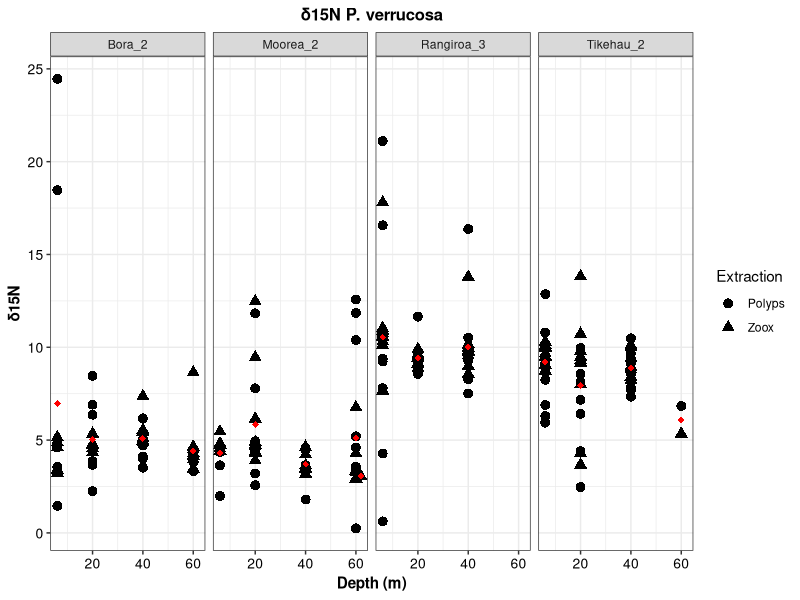
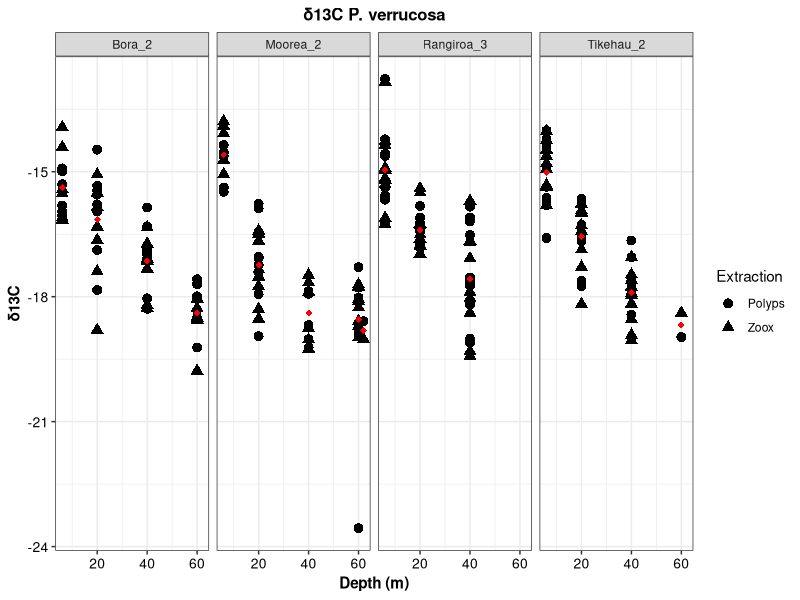
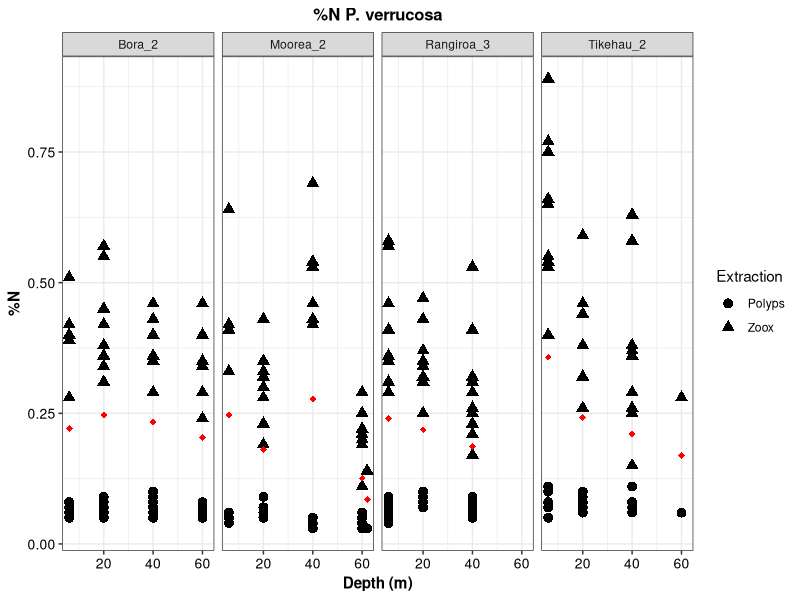
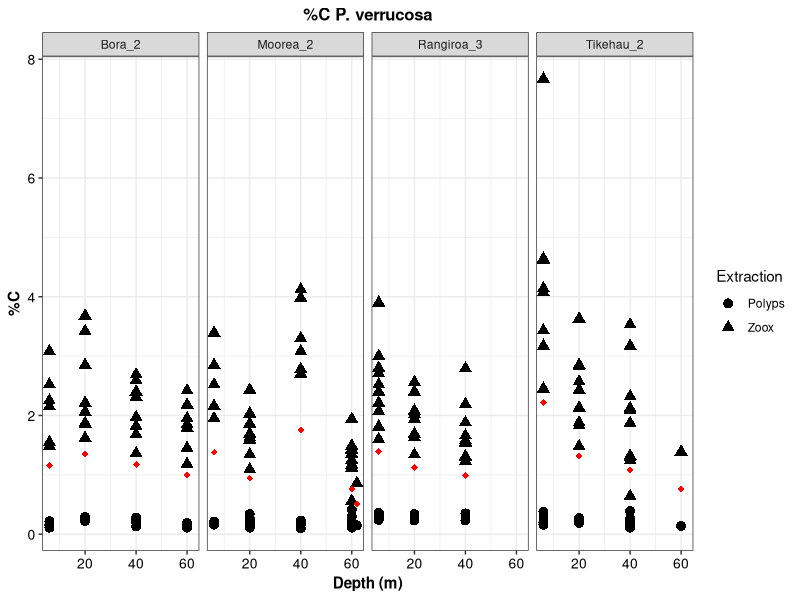
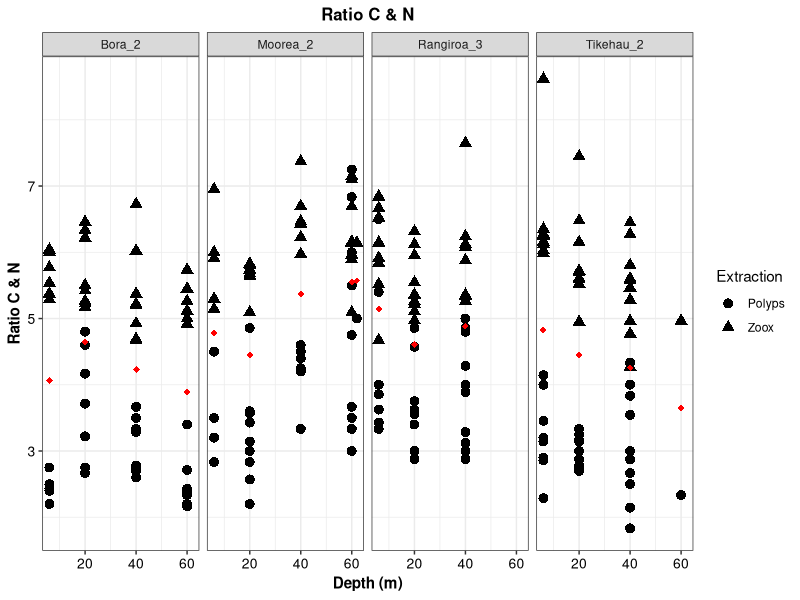
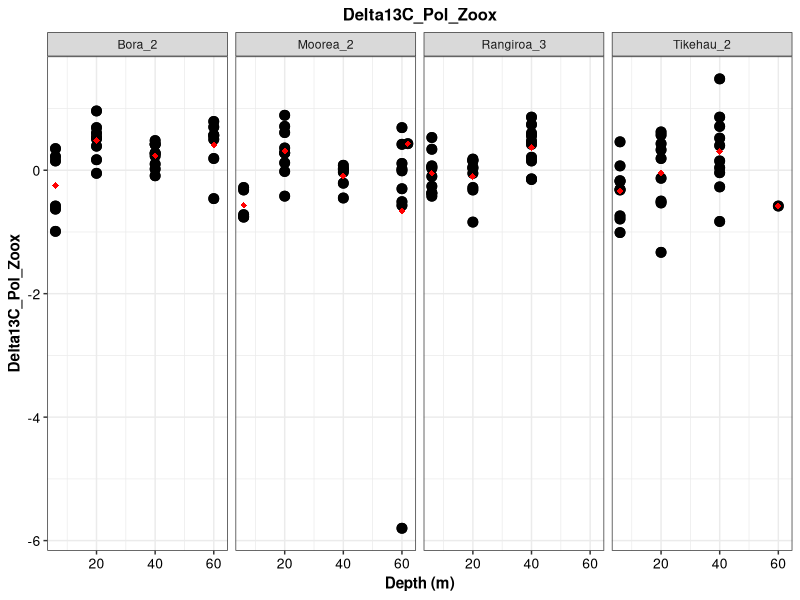
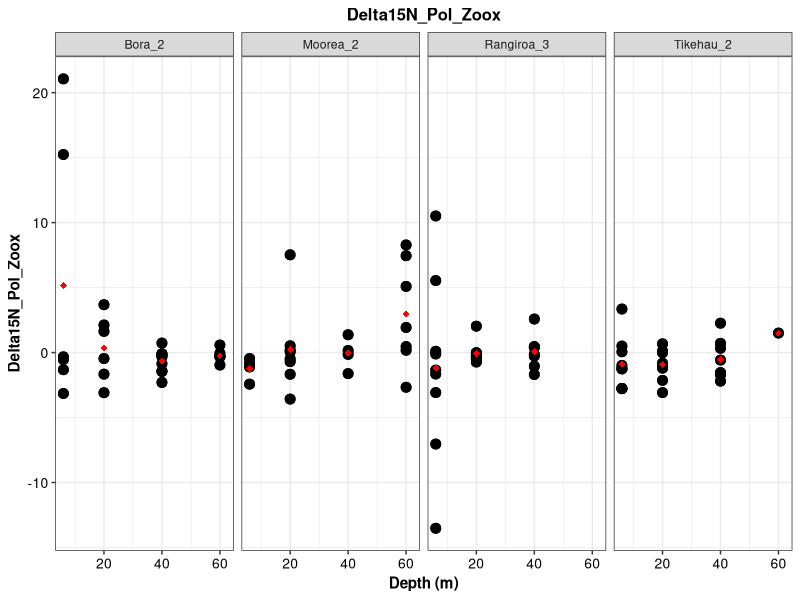
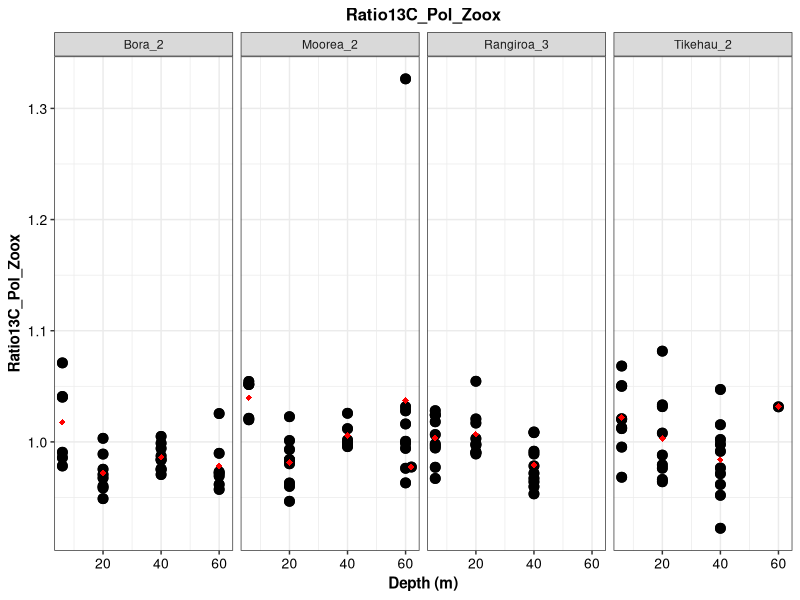

Generate these figures, in order, with R: (Note: this script raises an error after producing the figures.)
# Script for opening the data and cleaning before analysis with Scripts: "Script_Pocillopora_Siber_Hotelling.R" and "Script_Pachyseris_Siber_Hotelling.R"

# Install necessary packages
require (ggplot2)
require (dplyr)
require (plyr)
require (tidyverse)

# Clean workspace
rm (list=ls())

### AAA Read Me
# Across the Manuscript codes and data:
# Host == Polyps
# Zoox == Symbionts
# In the Manuscript they are finally displayed as "Host" and "Symbionts"



# To be aware of: there are some outliers! - In orange in the excel file "Isotopes_runall_cleaned.xlsx"
# Open datatable 
Isotopes <- read.csv ("Data_Codes/Isotopes/Isotopes_runall_cleaned.csv", header = T, dec = ",", sep = ";") # With data cleaned. No negative and > 30  (δ15N)

# Replace -P and -Z by Polyps and Zoox. Separate them. 
Isotopes$Sample.ID <- gsub("-P", "-Polyps", Isotopes$Sample.ID)
Isotopes$Sample.ID <- gsub("-Z", "-Zoox", Isotopes$Sample.ID)


# Separate 
Isotopes <- separate(Isotopes, col = Sample.ID, into = c("ID_LAB","Extraction"), sep = "-")


# Combine dataframes to get information on site and depth for all Id_Labs
physio <- read.csv(file = "Data_Codes/Photoautotrophy/Physio_Export_CSV_02032020.csv", header = T, dec = ".", sep = ";")


colnames (physio) <- c("ID_LAB", "Species", "Island_Site", "Depth", "Zoox", "Chl_A", "Chl_C2")
names (physio)
physio <- subset(physio, select=-c(Zoox, Chl_A, Chl_C2))

# Combine dataframes 
Isotopes <- merge (Isotopes, physio, by = "ID_LAB")


# Add the surfaces and volumes into the database - necessary to correct the rawData values. 
surfaces_volumes <- read.csv(file = "Data_Codes/Isotopes/Isotopes_surfaces_volumes.csv", header = T, dec = ".", sep = ";")

# Change order of columns 
Isotopes <- Isotopes[c("ID_LAB", "Species", "Island_Site", "Depth" , "Extraction", "Weight..mg.","N2.Amp","X.N","δ15N.vs..At..Air","CO2.Amp","X.C","δ13C.vs..VPDB")]
# Change name of columns 
colnames (Isotopes) <- c("ID_LAB", "Species", "Island_Site", "Depth" , "Extraction", "Weight.(mg)","N2.Amp","N","δ15N","CO2.Amp","C","δ13C")



# Check database
# str (Isotopes)
quan.var <- c("Weight.(mg)","N2.Amp","N","δ15N","CO2.Amp","C","δ13C")
Isotopes [quan.var] <- sapply (Isotopes [quan.var], as.numeric)

# Need to measure the ratio of C/N
Isotopes$Ratio_C_N <- Isotopes$C / Isotopes$N

# Measure the deltas that Heloise call: Host - "I understand Polyps  and Zoox - " I understand symbionts"
df <- Isotopes


Deltas <- data.frame ()
for (i in unique (df$ID_LAB)) {
  ID_LAB <- unique (df$ID_LAB)
  Delta13C_Pol_Zoox  <-  df$δ13C[df$Extraction=="Polyps"] - df$δ13C[df$Extraction=="Zoox"]
  Delta15N_Pol_Zoox  <-  df$δ15N[df$Extraction=="Polyps"] - df$δ15N[df$Extraction=="Zoox"]
  Deltas <- cbind (ID_LAB,Delta13C_Pol_Zoox,Delta15N_Pol_Zoox)
}

Deltas <- as.data.frame (Deltas)
# As numeric variables
quan.var <- c("Delta13C_Pol_Zoox", "Delta15N_Pol_Zoox")
Deltas [quan.var] <- sapply (Deltas [quan.var], as.numeric)


# Merge dataframes
Isotopes <- merge (Isotopes, Deltas, by = "ID_LAB")


# Measure the ratios of Polyps/Zoox for each C and N
df <- Isotopes

Ratios <- data.frame ()
for (i in unique (df$ID_LAB)) {
  ID_LAB <- unique (df$ID_LAB)
  Ratio13C_Pol_Zoox  <-  df$δ13C[df$Extraction=="Polyps"] / df$δ13C[df$Extraction=="Zoox"]
  Ratio15N_Pol_Zoox  <-  df$δ15N[df$Extraction=="Polyps"] / df$δ15N[df$Extraction=="Zoox"]
  Ratios <- cbind (ID_LAB,Ratio13C_Pol_Zoox,Ratio15N_Pol_Zoox)
}

Ratios <- as.data.frame (Ratios)
# As numeric variables
quan.var <- c("Ratio13C_Pol_Zoox", "Ratio15N_Pol_Zoox")
Ratios [quan.var] <- sapply (Ratios [quan.var], as.numeric)


# Merge dataframes
Isotopes <- merge (Isotopes, Ratios, by = "ID_LAB")



# Separate between Pocillopora and Pachyseris
Isotopes_Pocillopora <- filter (Isotopes, Species == "Pocillopora verrucosa")
summary (as.factor(Isotopes_Pocillopora$Depth))

Isotopes_Pachyseris <- filter (Isotopes, Species == "Pachyseris speciosa")
summary (as.factor(Isotopes_Pachyseris$Depth))






# Quick plots 

##### Pocillopora #######

# Separatting Polyps and Zoox
ggplot(Isotopes_Pocillopora, aes(x=Depth, y=δ15N, shape = Extraction)) +
  geom_point(size = 3) + facet_grid(cols = vars(Island_Site)) + stat_summary(fun=mean, geom="point", shape=18, color="red", size=2) + 
  theme_bw() + ggtitle("δ15N P. verrucosa") + ylab ("δ15N") + xlab ("Depth (m)") +
  theme(plot.title = element_text(hjust=0.5, size=12, face="bold"),
        axis.text = element_text(size=10, colour="black"),
        axis.title = element_text(size=11, face="bold", colour="black")) 

ggplot(Isotopes_Pocillopora, aes(x=Depth, y=δ13C, shape = Extraction)) +
  geom_point(size = 3) + facet_grid(cols = vars(Island_Site)) + stat_summary(fun=mean, geom="point", shape=18, color="red", size=2) + 
  theme_bw() + ggtitle("δ13C P. verrucosa") + ylab ("δ13C") + xlab ("Depth (m)") +
  theme(plot.title = element_text(hjust=0.5, size=12, face="bold"),
        axis.text = element_text(size=10, colour="black"),
        axis.title = element_text(size=11, face="bold", colour="black"))


# % of Nitrogen and Carbon
ggplot(Isotopes_Pocillopora, aes(x=Depth, y= N, shape = Extraction)) +
  geom_point(size = 3) + facet_grid(cols = vars(Island_Site)) + 
  stat_summary(fun=mean, geom="point", shape=18, color="red", size=2) + 
  theme_bw() + ggtitle("%N P. verrucosa") + ylab ("%N") + xlab ("Depth (m)") +
  theme(plot.title = element_text(hjust=0.5, size=12, face="bold"),
        axis.text = element_text(size=10, colour="black"),
        axis.title = element_text(size=11, face="bold", colour="black"))

ggplot(Isotopes_Pocillopora, aes(x=Depth, y= C, shape = Extraction)) +
  geom_point(size = 3) + facet_grid(cols = vars(Island_Site)) + 
  stat_summary(fun=mean, geom="point", shape=18, color="red", size=2) + 
  theme_bw() + ggtitle("%C P. verrucosa") + ylab ("%C") + xlab ("Depth (m)") +
  theme(plot.title = element_text(hjust=0.5, size=12, face="bold"),
        axis.text = element_text(size=10, colour="black"),
        axis.title = element_text(size=11, face="bold", colour="black"))

# Ratio C:N
ggplot(Isotopes_Pocillopora, aes(x=Depth, y= Ratio_C_N, shape = Extraction)) +
  geom_point(size = 3) + facet_grid(cols = vars(Island_Site)) + 
  stat_summary(fun=mean, geom="point", shape=18, color="red", size=2) + 
  theme_bw() + ggtitle("Ratio C & N") + ylab ("Ratio C & N") + xlab ("Depth (m)") +
  theme(plot.title = element_text(hjust=0.5, size=12, face="bold"),
        axis.text = element_text(size=10, colour="black"),
        axis.title = element_text(size=11, face="bold", colour="black"))

# Delta 13C and Delta 15N / It does not change according to extraction
ggplot(Isotopes_Pocillopora, aes(x=Depth, y= Delta13C_Pol_Zoox)) +
  geom_point(size = 3) + facet_grid(cols = vars(Island_Site)) + 
  stat_summary(fun=mean, geom="point", shape=18, color="red", size=2) + 
  theme_bw() + ggtitle("Delta13C_Pol_Zoox") + ylab ("Delta13C_Pol_Zoox") + xlab ("Depth (m)") +
  theme(plot.title = element_text(hjust=0.5, size=12, face="bold"),
        axis.text = element_text(size=10, colour="black"),
        axis.title = element_text(size=11, face="bold", colour="black"))

ggplot(Isotopes_Pocillopora, aes(x=Depth, y= Delta15N_Pol_Zoox)) +
  geom_point(size = 3) + facet_grid(cols = vars(Island_Site)) + 
  stat_summary(fun=mean, geom="point", shape=18, color="red", size=2) + 
  theme_bw() + ggtitle("Delta15N_Pol_Zoox") + ylab ("Delta15N_Pol_Zoox") + xlab ("Depth (m)") +
  theme(plot.title = element_text(hjust=0.5, size=12, face="bold"),
        axis.text = element_text(size=10, colour="black"),
        axis.title = element_text(size=11, face="bold", colour="black"))

# Ratios 13C and Ratio 15N (Polyps/Zoox)
ggplot(Isotopes_Pocillopora, aes(x=Depth, y= Ratio13C_Pol_Zoox)) +
  geom_point(size = 3) + facet_grid(cols = vars(Island_Site)) + 
  stat_summary(fun=mean, geom="point", shape=18, color="red", size=2) + 
  theme_bw() + ggtitle("Ratio13C_Pol_Zoox") + ylab ("Ratio13C_Pol_Zoox") + xlab ("Depth (m)") +
  theme(plot.title = element_text(hjust=0.5, size=12, face="bold"),
        axis.text = element_text(size=10, colour="black"),
        axis.title = element_text(size=11, face="bold", colour="black"))

ggplot(Isotopes_Pocillopora, aes(x=Depth, y= Ratio15N_Pol_Zoox)) +
  geom_point(size = 3) + facet_grid(cols = vars(Island_Site)) + 
  stat_summary(fun=mean, geom="point", shape=18, color="red", size=2) + 
  theme_bw() + ggtitle("Ratio15N_Pol_Zoox") + ylab ("Ratio15N_Pol_Zoox") + xlab ("Depth (m)") +
  theme(plot.title = element_text(hjust=0.5, size=12, face="bold"),
        axis.text = element_text(size=10, colour="black"),
        axis.title = element_text(size=11, face="bold", colour="black"))


# Both Isotopes in the same graph (I can delete the ratio if I want) 
forms <- c("Polyps"=15,"Zoox"=17)
colV <- c("Carbon"="green","Nitrogen"="blue", "Ratio_C_N" = "black")
# In the same graph

ggplot(Isotopes_Pocillopora, aes(x = Depth,  shape = Extraction)) +
  geom_point(aes(y = C, color = "Carbon"), size = 1.5) +
  geom_point(aes(y = N, color = "Nitrogen"), size = 1.5) +
  geom_point(aes(y = Ratio_C_N, color = "Ratio_C_N"), size = 1.5) +
  scale_color_manual(values = colV) +
  labs(x = "Depth",y = "(%)",color = "Legend") +
  theme(plot.title = element_text(hjust=0.5, size=12, face="bold"),
        axis.text = element_text(size=10, colour="black"),
        axis.title = element_text(size=11, face="bold", colour="black")) 

# Both Isotopes deltas
forms <- c("Polyps"=15,"Zoox"=17)
colV <- c("Carbon"="green","Nitrogen"="blue")
# In the same graph

ggplot(Isotopes_Pocillopora, aes(x = Depth,  shape = Extraction)) +
  geom_point(aes(y = δ13C, color = "Carbon"), size = 1.5) +
  geom_point(aes(y = δ15N, color = "Nitrogen"), size = 1.5) +
  scale_color_manual(values = colV) +
  labs(x = "Depth",y = " δ (%)",color = "Legend") +
  theme(plot.title = element_text(hjust=0.5, size=12, face="bold"),
        axis.text = element_text(size=10, colour="black"),
        axis.title = element_text(size=11, face="bold", colour="black")) 


# Plot with the points and deviations - Measure the mean and deviations for each (site depth and extraction)

# I have a serious doubt of how I should consider the site variability here...

# The best to avoid problems with the NA is to remove the rows
Isotopes_Pocillopora <- na.omit (Isotopes_Pocillopora)

Isotopes_Pocillopora_mean <- ddply(Isotopes_Pocillopora, ~ Island_Site + Depth + Extraction , function(x){c(Mean_δ13C = mean(x$δ13C), Sd_δ13C = sd(x$δ13C), Se_δ13C = sd(x$δ13C) / sqrt(length(x$δ13C)), 
                                                                                                          Mean_δ15N = mean(x$δ15N), Sd_δ15N = sd(x$δ15N), Se_δ15N = sd(x$δ15N) / sqrt(length(x$δ15N))) })

forms <- c("Polyps"=0,"Zoox"=1)
ggplot(Isotopes_Pocillopora_mean, aes(x = Mean_δ13C,  y = Mean_δ15N, shape = Extraction, colour = as.factor (Depth))) +
  geom_point(size = 3.5) +  
  geom_errorbar(aes(ymin=Mean_δ15N-Se_δ15N, ymax=Mean_δ15N+Se_δ15N), width=.2,position=position_dodge(0.05)) +
  geom_errorbar(aes(xmin=Mean_δ13C-Se_δ13C, xmax=Mean_δ13C+Se_δ13C), width=.2,position=position_dodge(0.05)) +
  facet_grid(~Island_Site) +
  scale_shape_manual(values = forms) +
  labs(x = "δ13C",y = "δ15N") +
  theme(plot.title = element_text(hjust=0.5, size=12, face="bold"),
        axis.text = element_text(size=10, colour="black"),
        axis.title = element_text(size=11, face="bold", colour="black")) 
  

# The interpretation is: More distance between the polyps and the zoox, more heterotrophy!

##### Pocillopora #######



##### Pachyseris #######
# Separatting Polyps and Zoox
ggplot(Isotopes_Pachyseris, aes(x=Depth, y=δ15N, shape = Extraction)) +
  geom_point(size = 3) + facet_grid(cols = vars(Island_Site)) + stat_summary(fun=mean, geom="point", shape=18, color="red", size=2) + 
  theme_bw() + ggtitle("δ15N P. speciosa") + ylab ("δ15N") + xlab ("Depth (m)") +
  theme(plot.title = element_text(hjust=0.5, size=12, face="bold"),
        axis.text = element_text(size=10, colour="black"),
        axis.title = element_text(size=11, face="bold", colour="black")) 

ggplot(Isotopes_Pachyseris, aes(x=Depth, y=δ13C, shape = Extraction)) +
  geom_point(size = 3) + facet_grid(cols = vars(Island_Site)) + stat_summary(fun=mean, geom="point", shape=18, color="red", size=2) + 
  theme_bw() + ggtitle("δ13C P. speciosa") + ylab ("δ13C") + xlab ("Depth (m)") +
  theme(plot.title = element_text(hjust=0.5, size=12, face="bold"),
        axis.text = element_text(size=10, colour="black"),
        axis.title = element_text(size=11, face="bold", colour="black"))


# % of Nitrogen and Carbon
ggplot(Isotopes_Pachyseris, aes(x=Depth, y= N, shape = Extraction)) +
  geom_point(size = 3) + facet_grid(cols = vars(Island_Site)) + 
  stat_summary(fun=mean, geom="point", shape=18, color="red", size=2) + 
  theme_bw() + ggtitle("%N P. speciosa") + ylab ("%N") + xlab ("Depth (m)") +
  theme(plot.title = element_text(hjust=0.5, size=12, face="bold"),
        axis.text = element_text(size=10, colour="black"),
        axis.title = element_text(size=11, face="bold", colour="black"))

ggplot(Isotopes_Pachyseris, aes(x=Depth, y= C, shape = Extraction)) +
  geom_point(size = 3) + facet_grid(cols = vars(Island_Site)) + 
  stat_summary(fun=mean, geom="point", shape=18, color="red", size=2) + 
  theme_bw() + ggtitle("%C P. speciosa") + ylab ("%C") + xlab ("Depth (m)") +
  theme(plot.title = element_text(hjust=0.5, size=12, face="bold"),
        axis.text = element_text(size=10, colour="black"),
        axis.title = element_text(size=11, face="bold", colour="black"))

# Ratio C:N
ggplot(Isotopes_Pachyseris, aes(x=Depth, y= Ratio_C_N, shape = Extraction)) +
  geom_point(size = 3) + facet_grid(cols = vars(Island_Site)) + 
  stat_summary(fun=mean, geom="point", shape=18, color="red", size=2) + 
  theme_bw() + ggtitle("Ratio C & N") + ylab ("Ratio C & N") + xlab ("Depth (m)") +
  theme(plot.title = element_text(hjust=0.5, size=12, face="bold"),
        axis.text = element_text(size=10, colour="black"),
        axis.title = element_text(size=11, face="bold", colour="black"))

# Delta 13C and Delta 15N / It does not change according to extraction
ggplot(Isotopes_Pachyseris, aes(x=Depth, y= Delta13C_Pol_Zoox)) +
  geom_point(size = 3) + facet_grid(cols = vars(Island_Site)) + 
  stat_summary(fun=mean, geom="point", shape=18, color="red", size=2) + 
  theme_bw() + ggtitle("Delta13C_Pol_Zoox") + ylab ("Delta13C_Pol_Zoox") + xlab ("Depth (m)") +
  theme(plot.title = element_text(hjust=0.5, size=12, face="bold"),
        axis.text = element_text(size=10, colour="black"),
        axis.title = element_text(size=11, face="bold", colour="black"))

ggplot(Isotopes_Pachyseris, aes(x=Depth, y= Delta15N_Pol_Zoox)) +
  geom_point(size = 3) + facet_grid(cols = vars(Island_Site)) + 
  stat_summary(fun=mean, geom="point", shape=18, color="red", size=2) + 
  theme_bw() + ggtitle("Delta15N_Pol_Zoox") + ylab ("Delta15N_Pol_Zoox") + xlab ("Depth (m)") +
  theme(plot.title = element_text(hjust=0.5, size=12, face="bold"),
        axis.text = element_text(size=10, colour="black"),
        axis.title = element_text(size=11, face="bold", colour="black"))


# Both Isotopes in the same graph (I can delete the ratio if I want) 
forms <- c("Polyps"=15,"Zoox"=17)
colV <- c("Carbon"="green","Nitrogen"="blue", "Ratio_C_N" = "black")
# In the same graph

ggplot(Isotopes_Pachyseris, aes(x = Depth,  shape = Extraction)) +
  geom_point(aes(y = C, color = "Carbon"), size = 1.5) +
  geom_point(aes(y = N, color = "Nitrogen"), size = 1.5) +
  geom_point(aes(y = Ratio_C_N, color = "Ratio_C_N"), size = 1.5) +
  scale_color_manual(values = colV) +
  labs(x = "Depth",
       y = "(%)",
       color = "Legend") +
  theme(plot.title = element_text(hjust=0.5, size=12, face="bold"),
        axis.text = element_text(size=10, colour="black"),
        axis.title = element_text(size=11, face="bold", colour="black")) 

# Both Isotopes deltas
forms <- c("Polyps"=15,"Zoox"=17)
colV <- c("Carbon"="green","Nitrogen"="blue")
# In the same graph

ggplot(Isotopes_Pachyseris, aes(x = Depth,  shape = Extraction)) +
  geom_point(aes(y = δ13C, color = "Carbon"), size = 1.5) +
  geom_point(aes(y = δ15N, color = "Nitrogen"), size = 1.5) +
  scale_color_manual(values = colV) +
  labs(x = "Depth",
       y = " δ (%)",
       color = "Legend") +
  theme(plot.title = element_text(hjust=0.5, size=12, face="bold"),
        axis.text = element_text(size=10, colour="black"),
        axis.title = element_text(size=11, face="bold", colour="black")) 


# Plot with the points and deviations - Measure the mean and deviations for each (site depth and extraction)

# I have a serious doubt of how I should consider the site variability here... (in the same plot it does not work!)

# The best to avoid problems with the NA is to remove the rows
Isotopes_Pachyseris <- na.omit (Isotopes_Pachyseris)

Isotopes_Pachyseris_mean <- ddply(Isotopes_Pachyseris, ~ Island_Site + Depth + Extraction , function(x){c(Mean_δ13C = mean(x$δ13C), Sd_δ13C = sd(x$δ13C), Se_δ13C = sd(x$δ13C) / sqrt(length(x$δ13C)), 
                                                                                                          Mean_δ15N = mean(x$δ15N), Sd_δ15N = sd(x$δ15N), Se_δ15N = sd(x$δ15N) / sqrt(length(x$δ15N))) })

forms <- c("Polyps"=0,"Zoox"=1)
ggplot(Isotopes_Pachyseris_mean, aes(x = Mean_δ13C,  y = Mean_δ15N, shape = Extraction, colour = as.factor (Depth))) +
  geom_point(size = 3.5) +  
  geom_errorbar(aes(ymin=Mean_δ15N-Se_δ15N, ymax=Mean_δ15N+Se_δ15N), width=.2,position=position_dodge(0.05)) +
  geom_errorbar(aes(xmin=Mean_δ13C-Se_δ13C, xmax=Mean_δ13C+Se_δ13C), width=.2,position=position_dodge(0.05)) +
  facet_grid(~Island_Site) +
  scale_shape_manual(values = forms) +
  labs(x = "δ13C",y = "δ15N") +
  theme(plot.title = element_text(hjust=0.5, size=12, face="bold"),
        axis.text = element_text(size=10, colour="black"),
        axis.title = element_text(size=11, face="bold", colour="black")) 

# The interpretation is: More distance between the polyps and the zoox, more heterotrophy!

##### Pachyseris #######


###############################################################

# There are some samples that bring problems: 163, 1615, 1861, 1149, 1840 (163, 1769) 
# These were also highlighted in yellow during the extraction process because they had problems except: 163, 1769

# Pocillopora and PAchy
Isotopes_Pocillopora <- Isotopes_Pocillopora[- grep(c("163|1615|1861|1149"), Isotopes_Pocillopora$ID_LAB),]

# Already deleted from the Excel or NA
# Isotopes_Pachyseris <- Isotopes_Pachyseris[- grep(c("1840"), Isotopes_Pachyseris$ID_LAB),]

# Some extra values that do not make sense
Isotopes_Pachyseris <- Isotopes_Pachyseris[- grep(c("2566|857"), Isotopes_Pachyseris$ID_LAB),]


# Also delete random depths, where very little replicates

# Already deleted from the Excel or NA
# Isotopes_Pocillopora <- Isotopes_Pocillopora[- grep(c("62"), Isotopes_Pocillopora$Depth),]

Isotopes_Pachyseris <- Isotopes_Pachyseris[- grep(c("18|47"), Isotopes_Pachyseris$Depth),]

# Make a resume
# Save the database of istopes and resume


# Pocillopora
resume_Pocillopora_Isotopes <-ddply(Isotopes_Pocillopora,~Depth+Island_Site+Extraction,
                                   function(x){c(Nitrogen=mean(na.omit(x$N)), Delta_Nitrogen15=mean(na.omit(x$δ15N)), 
                                                 Carbon=mean(na.omit(x$C)), Delta_Carbon13=mean(na.omit(x$δ13C)),
                                                 Ratio_C_N=mean(na.omit(x$Ratio_C_N)),
                                                 Delta_Nitrogen15_SD=sd(na.rm = T,(x$δ15N)),
                                                 Delta_Carbon13_SD=sd(na.rm = T,(x$δ13C)),
                                                 Ratio_C_N_SD=sd(na.rm = T,(x$Ratio_C_N)),
                                                 Delta13C_Pol_Zoox=mean(na.rm = T,(x$Delta13C_Pol_Zoox)),
                                                 Delta15N_Pol_Zoox=mean(na.rm = T,(x$Delta15N_Pol_Zoox)),
                                                 Delta13C_Pol_Zoox_SD=sd(na.rm = T,(x$Delta13C_Pol_Zoox)),
                                                 Delta15N_Pol_Zoox_SD=sd(na.rm = T,(x$Delta15N_Pol_Zoox)),
                                                 Ratio13C_Pol_Zoox=mean(na.rm = T,(x$Ratio13C_Pol_Zoox)),
                                                 Ratio15N_Pol_Zoox=mean(na.rm = T,(x$Ratio15N_Pol_Zoox)),
                                                 Ratio13C_Pol_Zoox_SD=sd(na.rm = T,(x$Ratio13C_Pol_Zoox)),
                                                 Ratio15N_Pol_Zoox_SD=sd(na.rm = T,(x$Ratio15N_Pol_Zoox)))})
summary(resume_Pocillopora_Isotopes)
# Multiple means
resume_Pocillopora_Isotopes %>%
  group_by(Extraction,Depth) %>% 
  summarise_at(vars("Nitrogen","Delta_Nitrogen15", "Carbon", "Delta_Carbon13","Ratio_C_N","Delta13C_Pol_Zoox","Delta15N_Pol_Zoox", "Ratio13C_Pol_Zoox", "Ratio15N_Pol_Zoox"), mean)


# Pachyseris
resume_Pachyseris_Isotopes <-ddply(Isotopes_Pachyseris,~Depth+Island_Site+Extraction,
                                   function(x){c(Nitrogen=mean(na.omit(x$N)), Delta_Nitrogen15=mean(na.omit(x$δ15N)), 
                                                Carbon=mean(na.omit(x$C)), Delta_Carbon13=mean(na.omit(x$δ13C)),
                                                Ratio_C_N=mean(na.omit(x$Ratio_C_N)),
                                                Delta_Nitrogen15_SD=sd(na.rm = T,(x$δ15N)),
                                                Delta_Carbon13_SD=sd(na.rm = T,(x$δ13C)),
                                                Ratio_C_N_SD=sd(na.rm = T,(x$Ratio_C_N)),
                                                Delta13C_Pol_Zoox=mean(na.rm = T,(x$Delta13C_Pol_Zoox)),
                                                Delta15N_Pol_Zoox=mean(na.rm = T,(x$Delta13C_Pol_Zoox)),
                                                Delta13C_Pol_Zoox_SD=sd(na.rm = T,(x$Delta15N_Pol_Zoox)),
                                                Delta15N_Pol_Zoox_SD=sd(na.rm = T,(x$Delta15N_Pol_Zoox)),
                                                Ratio13C_Pol_Zoox=mean(na.rm = T,(x$Ratio13C_Pol_Zoox)),
                                                Ratio15N_Pol_Zoox=mean(na.rm = T,(x$Ratio15N_Pol_Zoox)),
                                                Ratio13C_Pol_Zoox_SD=sd(na.rm = T,(x$Ratio13C_Pol_Zoox)),
                                                Ratio15N_Pol_Zoox_SD=sd(na.rm = T,(x$Ratio15N_Pol_Zoox)))})

summary(resume_Pachyseris_Isotopes)
resume_Pachyseris_Isotopes %>%
  group_by(Extraction,Depth) %>% 
  summarise_at(vars("Nitrogen","Delta_Nitrogen15", "Carbon", "Delta_Carbon13","Ratio_C_N","Delta13C_Pol_Zoox","Delta15N_Pol_Zoox","Ratio13C_Pol_Zoox", "Ratio15N_Pol_Zoox"), mean)



# Save resumed databases
# Pocillopora
write_csv(resume_Pocillopora_Isotopes, "Data_Codes/Isotopes/Pocillopora_Isotopes_resume.csv")
# Pachyseris
write_csv(resume_Pachyseris_Isotopes, "Data_Codes/Isotopes/Pachyseris_Isotopes_resume.csv")

# Keep only the variables we need for Siber_Hotelling tests and save datasets in the right format. 
Isotopes_Pocillopora <- select(Isotopes_Pocillopora, ID_LAB, Island_Site, Depth, Extraction, δ13C, δ15N,  Ratio_C_N, Delta13C_Pol_Zoox,Delta15N_Pol_Zoox,Ratio13C_Pol_Zoox, Ratio15N_Pol_Zoox)
Isotopes_Pocillopora <- Isotopes_Pocillopora[!duplicated(Isotopes_Pocillopora), ]
write_csv(Isotopes_Pocillopora, "Data_Codes/Isotopes/Pocillopora_Isotopes.csv")


Isotopes_Pachyseris <- select(Isotopes_Pachyseris, ID_LAB, Island_Site, Depth, Extraction,  δ13C, δ15N, Ratio_C_N, Delta13C_Pol_Zoox,Delta15N_Pol_Zoox,Ratio13C_Pol_Zoox, Ratio15N_Pol_Zoox)
Isotopes_Pachyseris <- Isotopes_Pachyseris[!duplicated(Isotopes_Pachyseris), ]
write_csv(Isotopes_Pachyseris, "Data_Codes/Isotopes/Pachyseris_Isotopes.csv")

# Prepare datasets for All_Features Script
# Pocillopora
# Make the Polyps and Zoox as new columns and not keep them as category column 
# Iso 13
C13 <- Isotopes_Pocillopora[,c( "ID_LAB","Island_Site","Depth","Extraction", "δ13C")]
C13 <- dcast (C13, ID_LAB + Island_Site + Depth ~ Extraction, fun=sum, value.var = c("δ13C"))
colnames (C13) <- c ("ID_LAB","Island_Site","Depth","iso13C_Polyps", "iso13C_Zoox")

N15 <- Isotopes_Pocillopora[,c( "ID_LAB","Island_Site","Depth","Extraction", "δ15N")]
N15 <- dcast (N15, ID_LAB + Island_Site + Depth ~ Extraction, fun=sum, value.var = c("δ15N"))
colnames (N15) <- c ("ID_LAB","Island_Site","Depth","iso15N_Polyps", "iso15N_Zoox")

Ratio_iso13C_iso15N <- Isotopes_Pocillopora[,c( "ID_LAB","Island_Site","Depth","Extraction", "Ratio_C_N")]
Ratio_iso13C_iso15N <- dcast (Ratio_iso13C_iso15N, ID_LAB + Island_Site + Depth ~ Extraction, fun=sum, value.var = c("Ratio_C_N"))
colnames (Ratio_iso13C_iso15N) <- c ("ID_LAB","Island_Site","Depth","Ratio_CN_Polyps", "Ratio_CN_Zoox")


Pocillopora_Polyps_Zoox <- merge (C13, N15, by = c("ID_LAB","Island_Site","Depth") , all = T)
Pocillopora_Polyps_Zoox <- merge (Pocillopora_Polyps_Zoox, Ratio_iso13C_iso15N, by = c("ID_LAB","Island_Site","Depth") , all = T)

# Delete columns and duplicate of Isotopes_Pocillopora - and delete duplicated
Isotopes_Pocillopora_all <- Isotopes_Pocillopora[,c( "ID_LAB","Island_Site","Depth","Delta13C_Pol_Zoox", "Delta15N_Pol_Zoox")]
Isotopes_Pocillopora_all <- Isotopes_Pocillopora_all[duplicated(Isotopes_Pocillopora_all), ]

# Merge
Pocillopora_Polyps_Zoox <- merge (Pocillopora_Polyps_Zoox, Isotopes_Pocillopora_all, by = c("ID_LAB","Island_Site","Depth") , all = T)
write_csv(Pocillopora_Polyps_Zoox, "Data_Codes/Isotopes/Pocillopora_Isotopes_Polyps_Zoox.csv")


# Make the same for Pachyseris
# Iso 13
C13 <- Isotopes_Pachyseris[,c( "ID_LAB","Island_Site","Depth","Extraction", "δ13C")]
C13 <- dcast (C13, ID_LAB + Island_Site + Depth ~ Extraction, fun=sum, value.var = c("δ13C"))
colnames (C13) <- c ("ID_LAB","Island_Site","Depth","iso13C_Polyps", "iso13C_Zoox")

N15 <- Isotopes_Pachyseris[,c( "ID_LAB","Island_Site","Depth","Extraction", "δ15N")]
N15 <- dcast (N15, ID_LAB + Island_Site + Depth ~ Extraction, fun=sum, value.var = c("δ15N"))
colnames (N15) <- c ("ID_LAB","Island_Site","Depth","iso15N_Polyps", "iso15N_Zoox")

Ratio_iso13C_iso15N <- Isotopes_Pachyseris[,c( "ID_LAB","Island_Site","Depth","Extraction", "Ratio_C_N")]
Ratio_iso13C_iso15N <- dcast (Ratio_iso13C_iso15N, ID_LAB + Island_Site + Depth ~ Extraction, fun=sum, value.var = c("Ratio_C_N"))
colnames (Ratio_iso13C_iso15N) <- c ("ID_LAB","Island_Site","Depth","Ratio_CN_Polyps", "Ratio_CN_Zoox")


Pachyseris_Polyps_Zoox <- merge (C13, N15, by = c("ID_LAB","Island_Site","Depth") , all = T)
Pachyseris_Polyps_Zoox <- merge (Pachyseris_Polyps_Zoox, Ratio_iso13C_iso15N, by = c("ID_LAB","Island_Site","Depth") , all = T)

# Delete columns and duplicate of Isotopes_Pachyseris - and delete duplicated
Isotopes_Pachyseris_all <- Isotopes_Pachyseris[,c( "ID_LAB","Island_Site","Depth","Delta13C_Pol_Zoox", "Delta15N_Pol_Zoox")]
Isotopes_Pachyseris_all <- Isotopes_Pachyseris_all[duplicated(Isotopes_Pachyseris_all), ]

# Merge
Pachyseris_Polyps_Zoox <- merge (Pachyseris_Polyps_Zoox, Isotopes_Pachyseris_all, by = c("ID_LAB","Island_Site","Depth") , all = T)

write_csv(Pachyseris_Polyps_Zoox, "Data_Codes/Isotopes/Pachyseris_Isotopes_Polyps_Zoox.csv")

